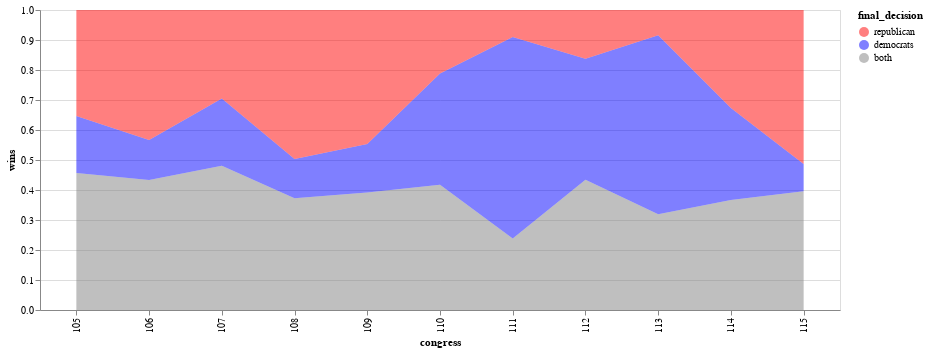

Write notebook code for a chart like this one.
### Code cell
d = pd.DataFrame(all_laws.groupby(['congress', 'final_decision']).size()).reset_index().rename(columns={0: 'wins'})
counts = pd.DataFrame(all_laws.groupby(['congress']).size()).reset_index().rename(columns={0: 'total'})
d = d.merge(counts)
d['wins'] = d['wins'] / d['total']

alt.Chart(d, width=800, height=300).mark_area(opacity=0.5).encode(
    x="congress:O",
    y="wins:Q",
    color=alt.Color("final_decision:N", 
                    scale=alt.Scale(domain=['republican', 'democrats', 'both'], 
                              range=[pal['republican'], pal['democrats'], 'grey'])))

### Figure 1 — Vega-Lite specification as saved in the notebook (floating-point values rounded to 4 significant figures)
{"$schema": "https://vega.github.io/schema/vega-lite/v2.6.0.json", "config": {"view": {"height": 300, "width": 400}}, "data": {"name": "data-8baa92f8641d8cb230e63fa81198707e"}, "datasets": {"data-8baa92f8641d8cb230e63fa81198707e": [{"congress": 105, "final_decision": "both", "total": 609, "wins": 0.4565}, {"congress": 105, "final_decision": "democrats", "total": 609, "wins": 0.1905}, {"congress": 105, "final_decision": "republican", "total": 609, "wins": 0.353}, {"congress": 106, "final_decision": "both", "total": 662, "wins": 0.4335}, {"congress": 106, "final_decision": "democrats", "total": 662, "wins": 0.1329}, {"congress": 106, "final_decision": "republican", "total": 662, "wins": 0.4335}, {"congress": 107, "final_decision": "both", "total": 628, "wins": 0.4809}, {"congress": 107, "final_decision": "democrats", "total": 628, "wins": 0.2245}, {"congress": 107, "final_decision": "republican", "total": 628, "wins": 0.2946}, {"congress": 108, "final_decision": "both", "total": 674, "wins": 0.3724}, {"congress": 108, "final_decision": "democrats", "total": 674, "wins": 0.1306}, {"congress": 108, "final_decision": "republican", "total": 674, "wins": 0.497}, {"congress": 109, "final_decision": "both", "total": 643, "wins": 0.3919}, {"congress": 109, "final_decision": "democrats", "total": 643, "wins": 0.1617}, {"congress": 109, "final_decision": "republican", "total": 643, "wins": 0.4463}, {"congress": 110, "final_decision": "both", "total": 651, "wins": 0.4178}, {"congress": 110, "final_decision": "democrats", "total": 651, "wins": 0.3702}, {"congress": 110, "final_decision": "republican", "total": 651, "wins": 0.212}, {"congress": 111, "final_decision": "both", "total": 664, "wins": 0.238}, {"congress": 111, "final_decision": "democrats", "total": 664, "wins": 0.6717}, {"congress": 111, "final_decision": "republican", "total": 664, "wins": 0.09036}, {"congress": 112, "final_decision": "both", "total": 431, "wins": 0.4339}, {"congress": 112, "final_decision": "democrats", "total": 431, "wins": 0.4037}, {"congress": 112, "final_decision": "republican", "total": 431, "wins": 0.1624}, {"congress": 113, "final_decision": "both", "total": 617, "wins": 0.3193}, {"congress": 113, "final_decision": "democrats", "total": 617, "wins": 0.5964}, {"congress": 113, "final_decision": "republican", "total": 617, "wins": 0.08428}, {"congress": 114, "final_decision": "both", "total": 475, "wins": 0.3663}, {"congress": 114, "final_decision": "democrats", "total": 475, "wins": 0.3074}, {"congress": 114, "final_decision": "republican", "total": 475, "wins": 0.3263}, {"congress": 115, "final_decision": "both", "total": 553, "wins": 0.396}, {"congress": 115, "final_decision": "democrats", "total": 553, "wins": 0.09042}, {"congress": 115, "final_decision": "republican", "total": 553, "wins": 0.5136}]}, "encoding": {"color": {"field": "final_decision", "scale": {"domain": ["republican", "democrats", "both"], "range": ["#ff0000", "#0000ff", "grey"]}, "type": "nominal"}, "x": {"field": "congress", "type": "ordinal"}, "y": {"field": "wins", "type": "quantitative"}}, "height": 300, "mark": {"opacity": 0.5, "type": "area"}, "width": 800}
